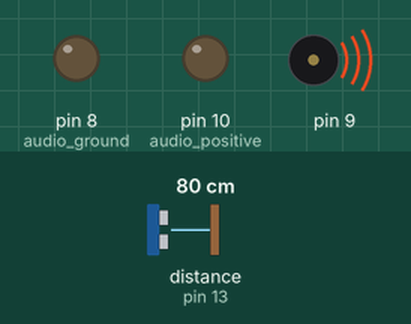
Recording of a sketch running on a simulated Arduino Uno, built with avr-gcc and run on an emulated ATmega328P. Parts: output pins drawn as LEDs (lit = HIGH), buzzer (waves = sounding). Inputs (shaded band) come from the test bench; at power-on: distance to the obstacle (sensor on pin 13) 80 cm. The echo pulse lasts 58.3 µs per cm.

Above: at 0.2 s.
Timing chart, 0 to 1.7 s (numbered marks = the images above):
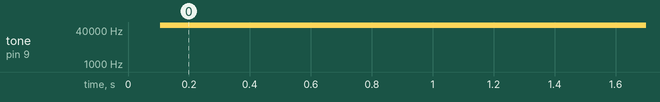

Measured:
- by itself, tone on pin 9: silent → 65486 Hz at 0.11 s

The sketch:

ultrasound_theremin.ino
```cpp
//ultrasound theremin V8/  Melvyn ROLLAND
#include <Ultrasonic.h>
#include <toneAC.h>
Ultrasonic ultrasonic(12, 13); // pin for trigger(12) and echo(13)
#define TONE_VOLUME   40   // 1-20 //output sound pin(positive of speaker)
long distance;
void setup() {
  Serial.begin(9600);
  pinMode(10,OUTPUT); //audio positive
    pinMode(8,OUTPUT); // audio ground
} // end setup
void loop() {
  delay(100);                    // Wait 100ms between pings
  distance = ultrasonic.read(); //reads the distance from the sensor
if(distance <= 700 )             //play a sound if we are under this range
{
 int freq= 750-distance*10;//calculates the frequence
  toneAC(freq, TONE_VOLUME);    //play the sound of the theremin (pin10)
 // Serial.println(distance);     // for debuging
 // Serial.println(freq);         // for debuging
}
else
{
  digitalWrite(8,HIGH); //let the sound go throught
 noToneAC();  //out of range so theremin doesn't make a sound
}
}
```
